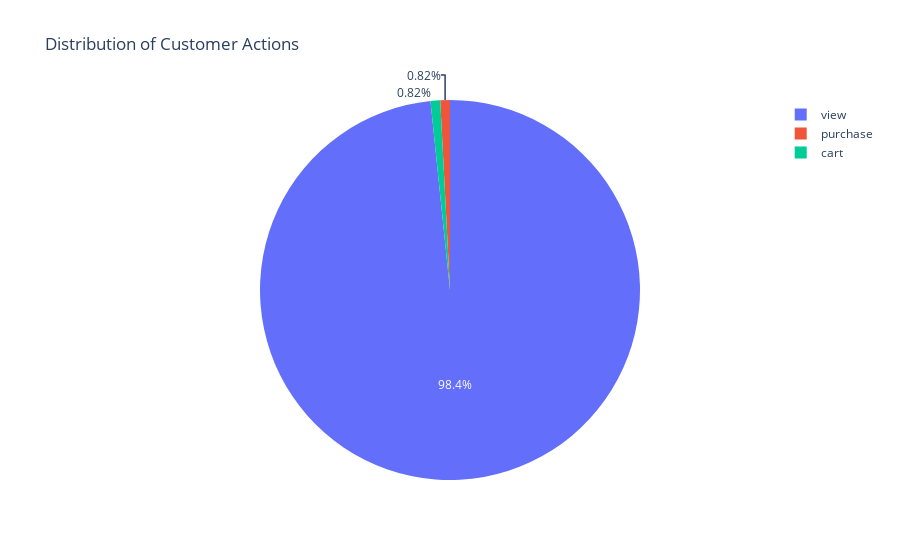

Notebook code for this chart:
### Code cell
# Plot Event Types
df = sdf_event_type_dist.toPandas()
fig = px.pie(df, values='count', names='event_type', title='Distribution of Customer Actions')
fig.show()

### Figure 1 — Plotly figure (JSON) as saved in the notebook; plotly's stock layout.template omitted (floating-point values rounded to 4 significant figures)
{"data": [{"domain": {"x": [0, 1], "y": [0, 1]}, "hovertemplate": "event_type=%{label}<br>count=%{value}<extra></extra>", "labels": ["purchase", "view", "cart"], "legendgroup": "", "name": "", "showlegend": true, "type": "pie", "values": [2, 240, 2]}], "layout": {"legend": {"tracegroupgap": 0}, "title": {"text": "Distribution of Customer Actions"}}}
